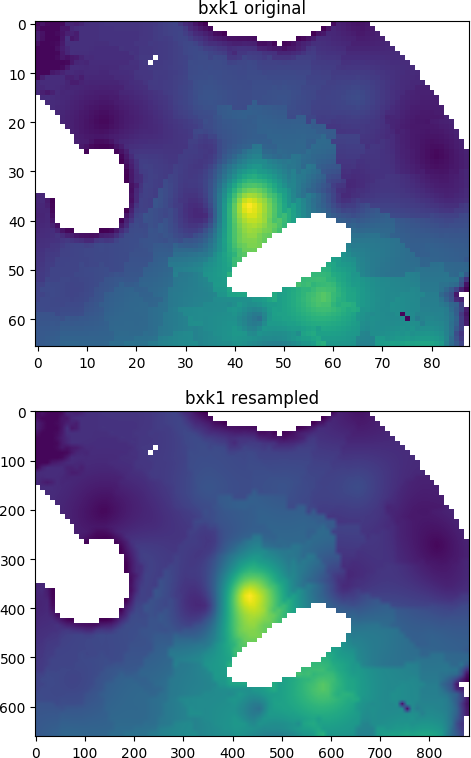

Source code (Python):
#! /usr/bin/env python
# -*- coding: utf-8 -*-
# Tom van Steijn, Royal HaskoningDHV

def example_reproject():
    import idfpy

    from matplotlib import pyplot as plt
    from rasterio import Affine
    from rasterio.crs import CRS
    from rasterio.warp import reproject, Resampling
    import numpy as np

    with idfpy.open('bxk1-d-ck.idf') as src:
        a = src.read(masked=True)
        nr, nc = src.header['nrow'], src.header['ncol']
        dx, dy = src.header['dx'], src.header['dy']
        src_transform = Affine.from_gdal(*src.geotransform)

    # define new grid transform (same extent, 10 times resolution)
    dst_transform = Affine.translation(src_transform.c, src_transform.f)
    dst_transform *= Affine.scale(dx / 10., -dy / 10.)

    # define coordinate system (here RD New)
    src_crs = CRS.from_epsg(28992)

    # initialize new data array
    b = np.empty((10*nr, 10*nc))

    # reproject using Rasterio
    reproject(
        source=a,
        destination=b,
        src_transform=src_transform,
        dst_transform=dst_transform,
        src_crs=src_crs,
        dst_crs=src_crs,
        resampling=Resampling.bilinear,
        )

    # result as masked array
    b = np.ma.masked_equal(b, a.fill_value)

    # plot images
    fig, axes = plt.subplots(nrows=2, ncols=1)
    axes[0].imshow(a.filled(np.nan))
    axes[0].set_title('bxk1 original')
    axes[1].imshow(b.filled(np.nan))
    axes[1].set_title('bxk1 resampled')
    plt.show()



if __name__ == '__main__':
    example_reproject()
